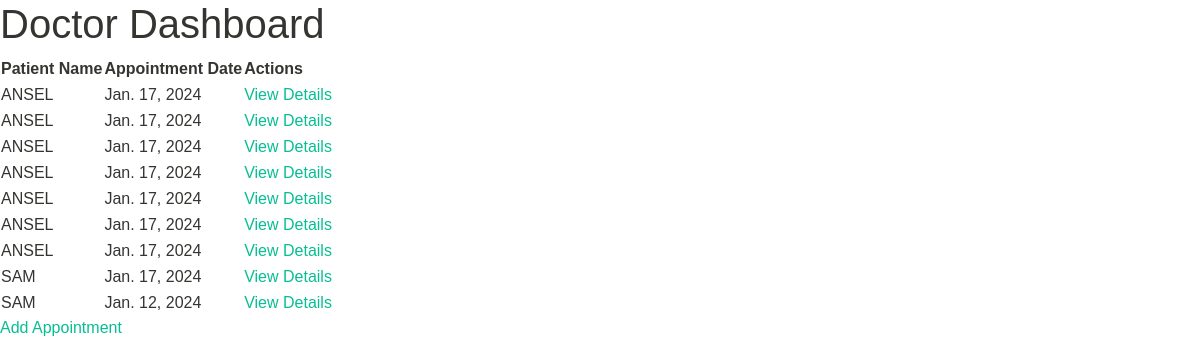
Screenshot of /Doctor/Dashboard with the database file from the repository.
### Doctor/models.py (models this page shows, shortened)
class Appointment(models.Model):
    patient_name = models.CharField(max_length=255)
    appointment_date = models.DateField()

### Doctor/views.py (the view)
# urls.py: path("Dashboard",views.doctor_dashboard,name="doc_Dashboard"),
def doctor_dashboard(request):
    appointments = Appointment.objects.all()
    return render(request, "Doctor/dashboard.html", {"appointments": appointments})

### templates/Doctor/dashboard.html
{% extends "base.html" %} {% load static %} {% block extrahead %}
<link rel="stylesheet" href="{% static 'd_static/css/maicons.css' %}" />
<link rel="stylesheet" href="{% static 'd_static/css/bootstrap.css' %}" />
<link
  rel="stylesheet"
  href="{% static '/d_static/vendor/owl-carousel/css/owl.carousel.css' %}"
/>
<link
  rel="stylesheet"
  href="{% static '/d_static/vendor/animate/animate.css' %}"
/>
<link rel="stylesheet" href="{% static '/d_static/css/theme.css' %}" />
{% endblock extrahead %} {% block content %}
<h1>Doctor Dashboard</h1>
<table>
  <thead>
    <tr>
      <th>Patient Name</th>
      <th>Appointment Date</th>
      <th>Actions</th>
    </tr>
  </thead>
  <tbody>
    {% for appointment in appointments %}
    <tr>
      <td>{{ appointment.patient_name }}</td>
      <td>{{ appointment.appointment_date }}</td>
      <td><a href="">View Details</a></td>
    </tr>
    {% endfor %}
  </tbody>
</table>
<a href="{% url 'ADD_appointment' %}">Add Appointment</a>
{% endblock content %}

### static/d_static/css/theme.css (style rules this page uses)
:root { --primary: #00D9A5; --accent: #FF3D85; --secondary: #4E5AFE; --warning: #EED818; --info: #05B4E1; --danger: #FF4943; --success: #96C93D; --dark: #343531; --light: #F5F9F6; --cs: #596261; --grey: #6E807A; }
body { font-family: "Source Sans Pro", sans-serif; line-height: 1.5; color: #343531; }
a { color: #07be94; text-decoration: none; background-color: transparent; }

### rows the page displays
Appointment: patient_name "ANSEL", appointment_date "Jan. 17, 2024"
Appointment: patient_name "ANSEL", appointment_date "Jan. 17, 2024"
Appointment: patient_name "ANSEL", appointment_date "Jan. 17, 2024"
Appointment: patient_name "ANSEL", appointment_date "Jan. 17, 2024"
Appointment: patient_name "ANSEL", appointment_date "Jan. 17, 2024"
Appointment: patient_name "ANSEL", appointment_date "Jan. 17, 2024"
Appointment: patient_name "ANSEL", appointment_date "Jan. 17, 2024"
Appointment: patient_name "SAM", appointment_date "Jan. 17, 2024"
Appointment: patient_name "SAM", appointment_date "Jan. 12, 2024"
